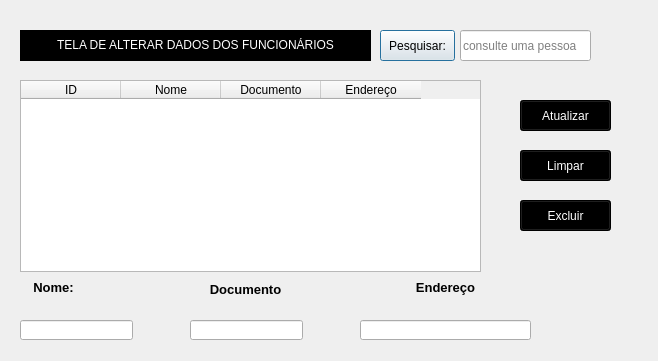
<?xml version="1.0" encoding="UTF-8"?>
<ui version="4.0">
 <class>Dialog</class>
 <widget class="QDialog" name="Dialog">
  <property name="geometry">
   <rect>
    <x>0</x>
    <y>0</y>
    <width>658</width>
    <height>361</height>
   </rect>
  </property>
  <property name="windowTitle">
   <string>Dialog</string>
  </property>
  <widget class="QLabel" name="label">
   <property name="geometry">
    <rect>
     <x>20</x>
     <y>30</y>
     <width>351</width>
     <height>31</height>
    </rect>
   </property>
   <property name="styleSheet">
    <string notr="true">background-color: rgb(0, 0, 0);
color: rgb(255, 255, 255);
font: 75 10pt &quot;MS Shell Dlg 2&quot;;</string>
   </property>
   <property name="text">
    <string>&lt;html&gt;&lt;head/&gt;&lt;body&gt;&lt;p align=&quot;center&quot;&gt;TELA DE ALTERAR DADOS DOS FUNCIONÁRIOS&lt;/p&gt;&lt;/body&gt;&lt;/html&gt;</string>
   </property>
  </widget>
  <widget class="QPushButton" name="Search">
   <property name="geometry">
    <rect>
     <x>380</x>
     <y>30</y>
     <width>75</width>
     <height>31</height>
    </rect>
   </property>
   <property name="text">
    <string>Pesquisar:</string>
   </property>
  </widget>
  <widget class="QLineEdit" name="inserirconsultar">
   <property name="geometry">
    <rect>
     <x>460</x>
     <y>30</y>
     <width>131</width>
     <height>31</height>
    </rect>
   </property>
   <property name="placeholderText">
    <string>consulte uma pessoa</string>
   </property>
  </widget>
  <widget class="QTableWidget" name="tableWidget">
   <property name="geometry">
    <rect>
     <x>20</x>
     <y>80</y>
     <width>461</width>
     <height>192</height>
    </rect>
   </property>
   <column>
    <property name="text">
     <string>ID</string>
    </property>
   </column>
   <column>
    <property name="text">
     <string>Nome</string>
    </property>
   </column>
   <column>
    <property name="text">
     <string>Documento</string>
    </property>
   </column>
   <column>
    <property name="text">
     <string>Endereço</string>
    </property>
   </column>
  </widget>
  <widget class="QPushButton" name="pushButton">
   <property name="geometry">
    <rect>
     <x>520</x>
     <y>100</y>
     <width>91</width>
     <height>31</height>
    </rect>
   </property>
   <property name="styleSheet">
    <string notr="true">color: rgb(255, 255, 255);
background-color: rgb(0, 0, 0);
font: 75 10pt &quot;MS Shell Dlg 2&quot;;</string>
   </property>
   <property name="text">
    <string>Atualizar</string>
   </property>
  </widget>
  <widget class="QPushButton" name="pushButton_2">
   <property name="geometry">
    <rect>
     <x>520</x>
     <y>150</y>
     <width>91</width>
     <height>31</height>
    </rect>
   </property>
   <property name="styleSheet">
    <string notr="true">color: rgb(255, 255, 255);
background-color: rgb(0, 0, 0);
font: 75 10pt &quot;MS Shell Dlg 2&quot;;</string>
   </property>
   <property name="text">
    <string>Limpar</string>
   </property>
  </widget>
  <widget class="QPushButton" name="pushButton_3">
   <property name="geometry">
    <rect>
     <x>520</x>
     <y>200</y>
     <width>91</width>
     <height>31</height>
    </rect>
   </property>
   <property name="styleSheet">
    <string notr="true">color: rgb(255, 255, 255);
background-color: rgb(0, 0, 0);
font: 75 10pt &quot;MS Shell Dlg 2&quot;;</string>
   </property>
   <property name="text">
    <string>Excluir</string>
   </property>
  </widget>
  <widget class="QLabel" name="label_2">
   <property name="geometry">
    <rect>
     <x>30</x>
     <y>280</y>
     <width>47</width>
     <height>13</height>
    </rect>
   </property>
   <property name="styleSheet">
    <string notr="true">font: 11pt &quot;MS Shell Dlg 2&quot;;
font: 75 8pt &quot;MS Shell Dlg 2&quot;;</string>
   </property>
   <property name="text">
    <string>&lt;html&gt;&lt;head/&gt;&lt;body&gt;&lt;p align=&quot;center&quot;&gt;&lt;span style=&quot; font-size:10pt; font-weight:600;&quot;&gt;Nome:&lt;/span&gt;&lt;/p&gt;&lt;/body&gt;&lt;/html&gt;</string>
   </property>
  </widget>
  <widget class="QLabel" name="label_3">
   <property name="geometry">
    <rect>
     <x>200</x>
     <y>280</y>
     <width>91</width>
     <height>20</height>
    </rect>
   </property>
   <property name="styleSheet">
    <string notr="true">font: 11pt &quot;MS Shell Dlg 2&quot;;
font: 75 8pt &quot;MS Shell Dlg 2&quot;;</string>
   </property>
   <property name="text">
    <string>&lt;html&gt;&lt;head/&gt;&lt;body&gt;&lt;p align=&quot;center&quot;&gt;&lt;span style=&quot; font-size:10pt; font-weight:600;&quot;&gt;Documento&lt;/span&gt;&lt;/p&gt;&lt;/body&gt;&lt;/html&gt;</string>
   </property>
  </widget>
  <widget class="QLabel" name="label_4">
   <property name="geometry">
    <rect>
     <x>400</x>
     <y>280</y>
     <width>91</width>
     <height>16</height>
    </rect>
   </property>
   <property name="styleSheet">
    <string notr="true">font: 11pt &quot;MS Shell Dlg 2&quot;;
font: 75 8pt &quot;MS Shell Dlg 2&quot;;</string>
   </property>
   <property name="text">
    <string>&lt;html&gt;&lt;head/&gt;&lt;body&gt;&lt;p align=&quot;center&quot;&gt;&lt;span style=&quot; font-size:10pt; font-weight:600;&quot;&gt;Endereço&lt;/span&gt;&lt;/p&gt;&lt;/body&gt;&lt;/html&gt;</string>
   </property>
  </widget>
  <widget class="QLineEdit" name="lineEdit">
   <property name="geometry">
    <rect>
     <x>20</x>
     <y>320</y>
     <width>113</width>
     <height>20</height>
    </rect>
   </property>
  </widget>
  <widget class="QLineEdit" name="lineEdit_2">
   <property name="geometry">
    <rect>
     <x>190</x>
     <y>320</y>
     <width>113</width>
     <height>20</height>
    </rect>
   </property>
  </widget>
  <widget class="QLineEdit" name="lineEdit_3">
   <property name="geometry">
    <rect>
     <x>360</x>
     <y>320</y>
     <width>171</width>
     <height>20</height>
    </rect>
   </property>
  </widget>
 </widget>
 <resources/>
 <connections/>
</ui>
